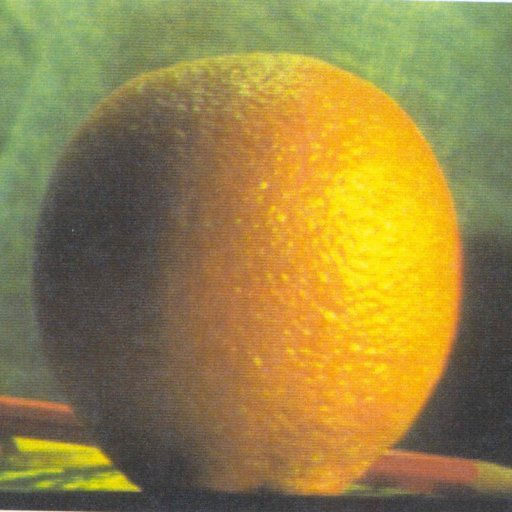
#> input picture Machine Learning/NIELIT/Day10/orange.jpg, 512 x 512 px
$ python Q5.py
#> lines starting #> are read from the running program, lines starting #| are printed output that depends on the picture
import numpy as np
import cv2 as cv

img =cv.imread('orange.jpg',0)
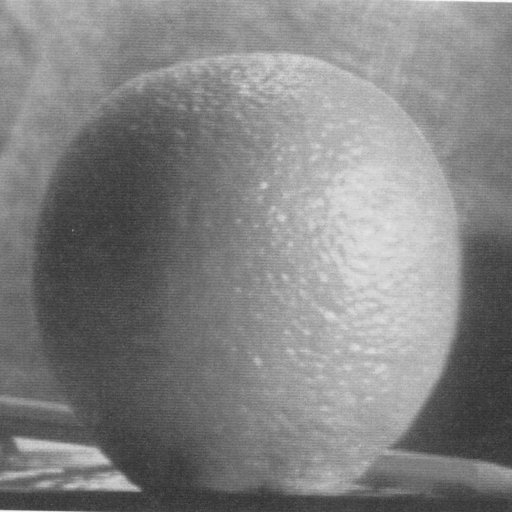
#> img: shape (512, 512); min 44, max 253, mean 130.2

#img[:,:]=img[:,:]-255

#img = cv.bitwise_not(img)


img = 255-img
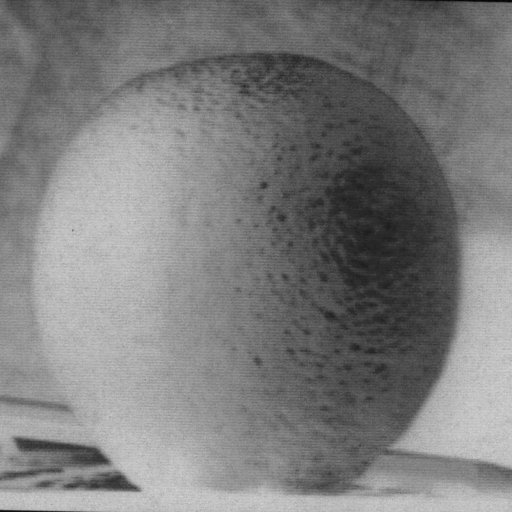
#> img: shape (512, 512); min 2, max 211, mean 124.8

cv.imshow('neg',img)

cv.waitKey(0)

$ run again, with Machine Learning/NIELIT/Day10/apple.jpg copied over Machine Learning/NIELIT/Day10/orange.jpg
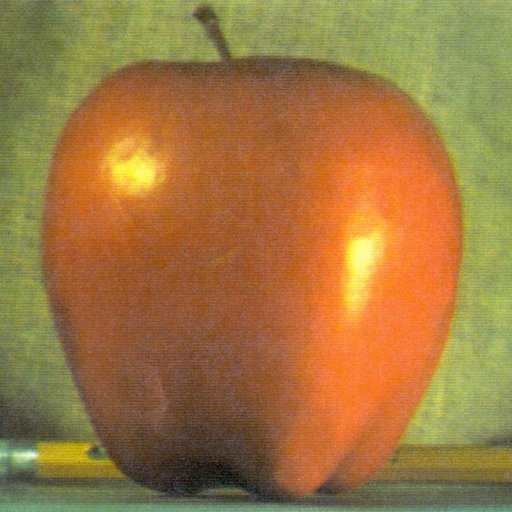
#> input picture Machine Learning/NIELIT/Day10/apple.jpg, 512 x 512 px
#> `img =cv.imread('orange.jpg',0)`:
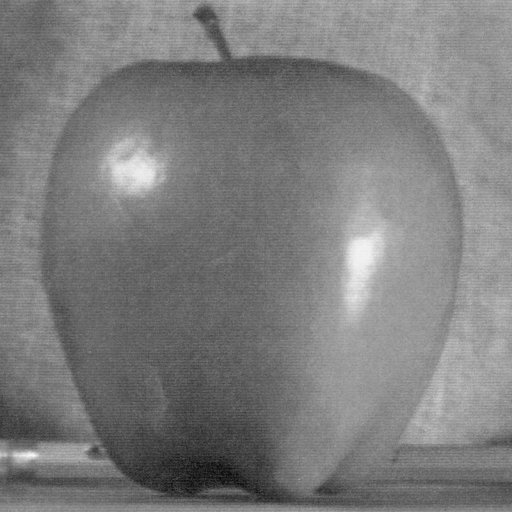
#> img: shape (512, 512); min 7, max 250, mean 125.2
#> `img = 255-img`:
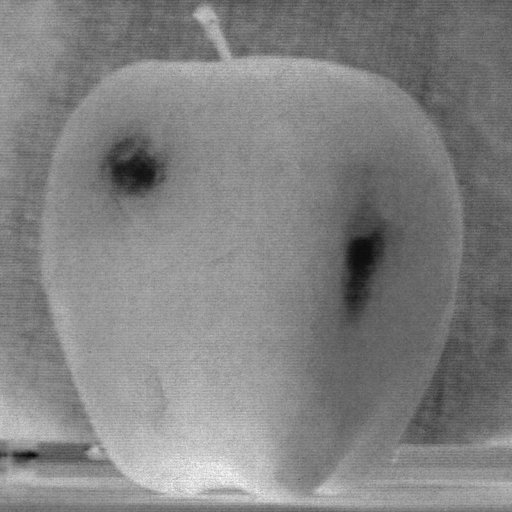
#> img: shape (512, 512); min 5, max 248, mean 129.8
